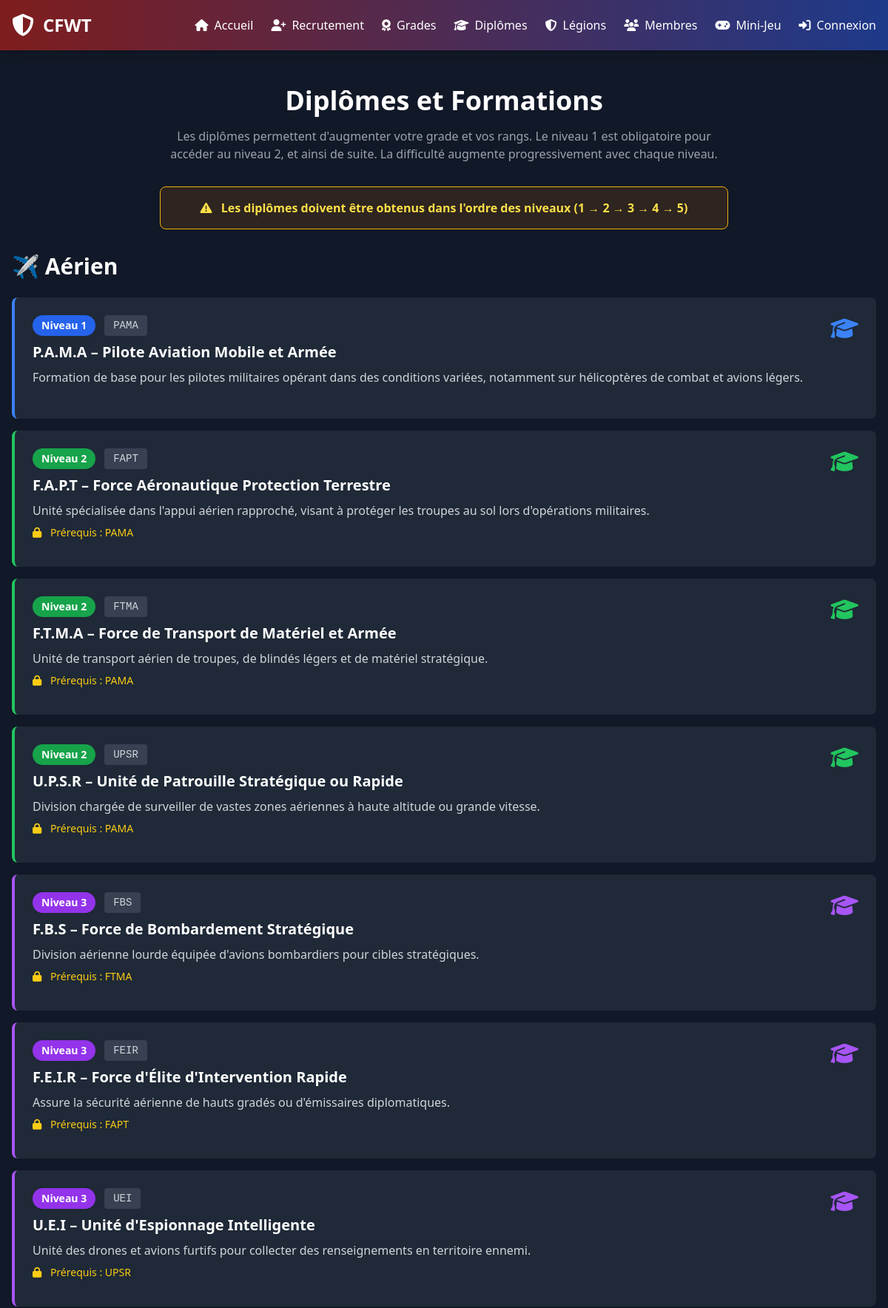
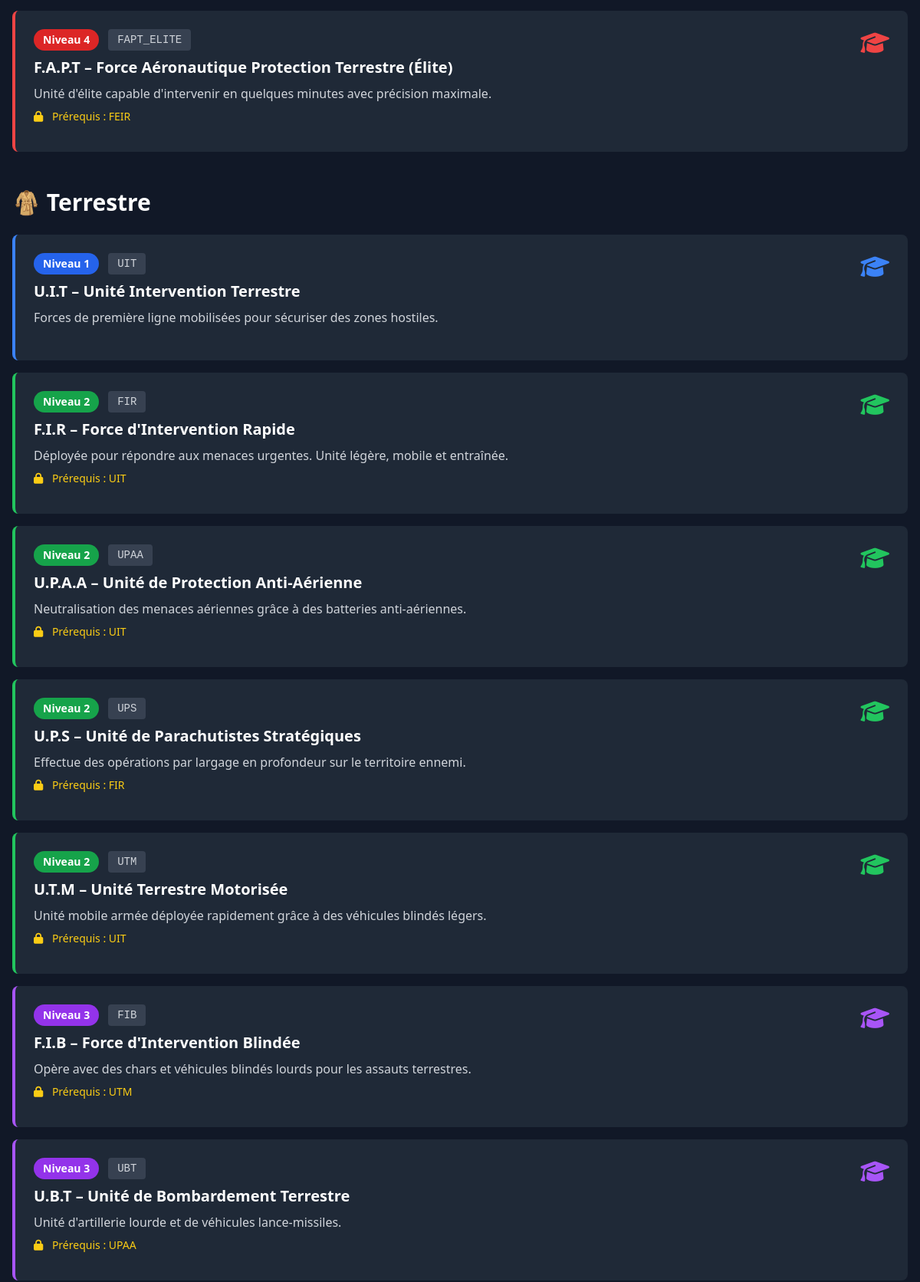
/diplomes.php (upper part), run on the app's committed database (2 pictures, top to bottom).
### tables this page shows
CREATE TABLE IF NOT EXISTS diplomes (
    id INT AUTO_INCREMENT PRIMARY KEY,
    code VARCHAR(20) NOT NULL,
    nom VARCHAR(255) NOT NULL,
    description TEXT,
    categorie ENUM('aerien', 'terrestre', 'aeronaval', 'formateur', 'elite') NOT NULL,
    niveau INT NOT NULL,
    prerequis VARCHAR(255),
    created_at TIMESTAMP DEFAULT CURRENT_TIMESTAMP
);

### config.php (called while the page is built, shortened)
<?php
function isLoggedIn() {
    return isset($_SESSION['user_id']) || isset($_SESSION['member_id']);
}
?>

### diplomes.php (the view, shortened to what this page needs)
<?php
require_once 'config.php';
$stmt = $pdo->query("SELECT * FROM diplomes ORDER BY categorie, niveau, code");
$all_diplomes = $stmt->fetchAll();
$diplomes_by_category = [
    'aerien' => [],
    'terrestre' => [],
    'aeronaval' => [],
    'formateur' => [],
    'elite' => []
];
foreach ($all_diplomes as $diplome) {
    $diplomes_by_category[$diplome['categorie']][] = $diplome;
}
$category_names = [
    'aerien' => '✈️ Aérien',
    'terrestre' => '🧥 Terrestre',
    'aeronaval' => '🚁 Aéronaval et Naval',
    'formateur' => '📚 Formateurs',
    'elite' => '⚔️ Forces d\'Élite'
];
$level_colors = [
    1 => 'blue',
    2 => 'green',
    3 => 'purple',
    4 => 'red',
    5 => 'yellow'
];
?>
<!DOCTYPE html>
<html lang="fr">
<head>
    <script src="https://cdn.tailwindcss.com"></script>
    <link rel="stylesheet" href="https://cdnjs.cloudflare.com/ajax/libs/font-awesome/6.4.0/css/all.min.css">
</head>
<body class="bg-gray-900">
    <?php include 'includes/header.php'; ?>
    <div class="min-h-screen py-12">
        <div class="max-w-7xl mx-auto px-4">
            <h1 class="text-4xl font-bold text-white mb-4 text-center">Diplômes et Formations</h1>
            <p class="text-center text-gray-400 mb-8 max-w-3xl mx-auto">
                Les diplômes permettent d'augmenter votre grade et vos rangs. Le niveau 1 est obligatoire pour accéder au niveau 2, et ainsi de suite.
                La difficulté augmente progressivement avec chaque niveau.
            </p>
            <div class="bg-yellow-900 bg-opacity-30 p-4 rounded-lg border border-yellow-500 mb-8 max-w-3xl mx-auto">
                <p class="text-yellow-300 font-semibold text-center">
                    <i class="fas fa-exclamation-triangle mr-2"></i>
                    Les diplômes doivent être obtenus dans l'ordre des niveaux (1 → 2 → 3 → 4 → 5)
                </p>
            </div>
            <?php foreach ($diplomes_by_category as $category => $diplomes): ?>
                <?php if (!empty($diplomes)): ?>
                    <div class="mb-12">
                        <h2 class="text-3xl font-bold text-white mb-6"><?php echo $category_names[$category]; ?></h2>
                        <div class="space-y-4">
                            <?php foreach ($diplomes as $diplome): ?>
                                <div class="bg-gray-800 p-6 rounded-lg border-l-4 border-<?php echo $level_colors[$diplome['niveau']]; ?>-500 hover:bg-gray-750 transition">
                                    <div class="flex justify-between items-start mb-3">
                                        <div class="flex-1">
                                            <div class="flex items-center gap-3 mb-2">
                                                <span class="bg-<?php echo $level_colors[$diplome['niveau']]; ?>-600 text-white px-3 py-1 rounded-full text-sm font-bold">
                                                    Niveau <?php echo $diplome['niveau']; ?>
                                                </span>
                                                <span class="bg-gray-700 text-gray-300 px-3 py-1 rounded text-sm font-mono">
                                                    <?php echo htmlspecialchars($diplome['code']); ?>
                                                </span>
                                            </div>
                                            <h3 class="text-xl font-bold text-white mb-2">
                                                <?php echo htmlspecialchars($diplome['nom']); ?>
                                            </h3>
                                            <p class="text-gray-300 mb-2">
                                                <?php echo htmlspecialchars($diplome['description']); ?>
                                            </p>
                                            <?php if ($diplome['prerequis']): ?>
                                                <p class="text-yellow-400 text-sm">
                                                    <i class="fas fa-lock mr-2"></i>
                                                    Prérequis : <?php echo htmlspecialchars($diplome['prerequis']); ?>
                                                </p>
                                            <?php endif; ?>
                                        </div>
                                        <i class="fas fa-graduation-cap text-<?php echo $level_colors[$diplome['niveau']]; ?>-500 text-3xl ml-4"></i>
                                    </div>
                                </div>
                            <?php endforeach; ?>
                        </div>
                    </div>
                <?php endif; ?>
            <?php endforeach; ?>
        </div>
    </div>
</body>
</html>

### includes/header.php (shortened to what this page needs)
<nav class="bg-gradient-to-r from-red-900 to-blue-900 text-white shadow-lg">
    <div class="max-w-7xl mx-auto px-4">
        <div class="flex justify-between items-center py-4">
            <div class="flex items-center space-x-3">
                <i class="fas fa-shield-alt text-3xl"></i>
                <span class="text-2xl font-bold">CFWT</span>
            </div>
            <div class="hidden md:flex space-x-6" id="desktop-menu">
                <a href="<?php echo SITE_URL; ?>/index.php" class="flex items-center space-x-2 hover:text-red-300 transition">
                    <i class="fas fa-home"></i>
                    <span>Accueil</span>
                </a>
                <a href="<?php echo SITE_URL; ?>/recruitment.php" class="flex items-center space-x-2 hover:text-red-300 transition">
                    <i class="fas fa-user-plus"></i>
                    <span>Recrutement</span>
                </a>
                <a href="<?php echo SITE_URL; ?>/grades.php" class="flex items-center space-x-2 hover:text-red-300 transition">
                    <i class="fas fa-award"></i>
                    <span>Grades</span>
                </a>
                <a href="<?php echo SITE_URL; ?>/diplomes.php" class="flex items-center space-x-2 hover:text-red-300 transition">
                    <i class="fas fa-graduation-cap"></i>
                    <span>Diplômes</span>
                </a>
                <a href="<?php echo SITE_URL; ?>/legions.php" class="flex items-center space-x-2 hover:text-red-300 transition">
                    <i class="fas fa-shield-alt"></i>
                    <span>Légions</span>
                </a>
                <a href="<?php echo SITE_URL; ?>/members.php" class="flex items-center space-x-2 hover:text-red-300 transition">
                    <i class="fas fa-users"></i>
                    <span>Membres</span>
                </a>
                <a href="<?php echo SITE_URL; ?>/game.php" class="flex items-center space-x-2 hover:text-red-300 transition">
                    <i class="fas fa-gamepad"></i>
                    <span>Mini-Jeu</span>
                </a>
                <?php if (isLoggedIn()): ?>
                    <?php if (isAdmin()): ?>
                        <a href="<?php echo SITE_URL; ?>/admin/dashboard.php" class="flex items-center space-x-2 hover:text-red-300 transition">
                            <i class="fas fa-cogs"></i>
                            <span>Admin</span>
                        </a>
                    <?php else: ?>
                        <a href="<?php echo SITE_URL; ?>/member/dashboard.php" class="flex items-center space-x-2 hover:text-red-300 transition">
                            <i class="fas fa-user"></i>
                            <span>Mon Profil</span>
                        </a>
                    <?php endif; ?>
                <?php else: ?>
                    <a href="<?php echo SITE_URL; ?>/member_login.php" class="flex items-center space-x-2 hover:text-red-300 transition">
                        <i class="fas fa-sign-in-alt"></i>
                        <span>Connexion</span>
                    </a>
                <?php endif; ?>
            </div>
        </div>
    </div>
</nav>

### data on the page
diplomes: niveau "1", code "PAMA", nom "P.A.M.A – Pilote Aviation Mobile et Armée", description "Formation de base pour les pilotes militaires opérant dans des conditions variées, notamment sur hélicoptères de combat et avions légers."
diplomes: niveau "2", code "FAPT", nom "F.A.P.T – Force Aéronautique Protection Terrestre", description "Unité spécialisée dans l'appui aérien rapproché, visant à protéger les troupes au sol lors d'opérations militaires.", prerequis "PAMA"
diplomes: niveau "2", code "FTMA", nom "F.T.M.A – Force de Transport de Matériel et Armée", description "Unité de transport aérien de troupes, de blindés légers et de matériel stratégique.", prerequis "PAMA"
diplomes: niveau "2", code "UPSR", nom "U.P.S.R – Unité de Patrouille Stratégique ou Rapide", description "Division chargée de surveiller de vastes zones aériennes à haute altitude ou grande vitesse.", prerequis "PAMA"
diplomes: niveau "3", code "FBS", nom "F.B.S – Force de Bombardement Stratégique", description "Division aérienne lourde équipée d'avions bombardiers pour cibles stratégiques.", prerequis "FTMA"
diplomes: niveau "3", code "FEIR", nom "F.E.I.R – Force d'Élite d'Intervention Rapide", description "Assure la sécurité aérienne de hauts gradés ou d'émissaires diplomatiques.", prerequis "FAPT"
diplomes: niveau "3", code "UEI", nom "U.E.I – Unité d'Espionnage Intelligente", description "Unité des drones et avions furtifs pour collecter des renseignements en territoire ennemi.", prerequis "UPSR"
diplomes: niveau "4", code "FAPT_ELITE", nom "F.A.P.T – Force Aéronautique Protection Terrestre (Élite)", description "Unité d'élite capable d'intervenir en quelques minutes avec précision maximale.", prerequis "FEIR"
diplomes: niveau "1", code "UIT", nom "U.I.T – Unité Intervention Terrestre", description "Forces de première ligne mobilisées pour sécuriser des zones hostiles."
diplomes: niveau "2", code "FIR", nom "F.I.R – Force d'Intervention Rapide", description "Déployée pour répondre aux menaces urgentes. Unité légère, mobile et entraînée.", prerequis "UIT"
diplomes: niveau "2", code "UPAA", nom "U.P.A.A – Unité de Protection Anti-Aérienne", description "Neutralisation des menaces aériennes grâce à des batteries anti-aériennes.", prerequis "UIT"
diplomes: niveau "2", code "UPS", nom "U.P.S – Unité de Parachutistes Stratégiques", description "Effectue des opérations par largage en profondeur sur le territoire ennemi.", prerequis "FIR"
diplomes: niveau "2", code "UTM", nom "U.T.M – Unité Terrestre Motorisée", description "Unité mobile armée déployée rapidement grâce à des véhicules blindés légers.", prerequis "UIT"
diplomes: niveau "3", code "FIB", nom "F.I.B – Force d'Intervention Blindée", description "Opère avec des chars et véhicules blindés lourds pour les assauts terrestres.", prerequis "UTM"
diplomes: niveau "3", code "UBT", nom "U.B.T – Unité de Bombardement Terrestre", description "Unité d'artillerie lourde et de véhicules lance-missiles.", prerequis "UPAA"

### other printed values
$category_names[$category] "✈️ Aérien"
$category_names[$category] "🧥 Terrestre"
